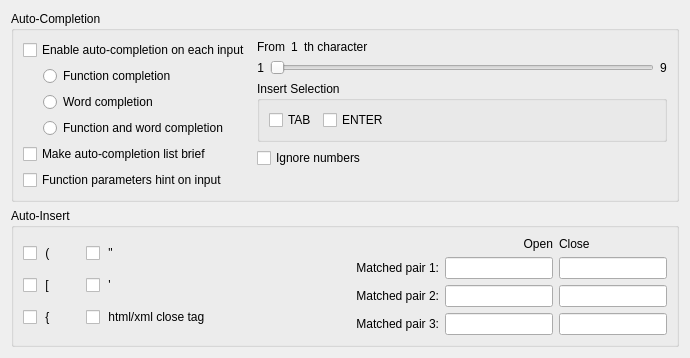
<?xml version="1.0" encoding="UTF-8"?>
<ui version="4.0">
 <class>PreferenceSubAutocompletionDlg</class>
 <widget class="QWidget" name="PreferenceSubAutocompletionDlg">
  <property name="geometry"><rect><x>0</x><y>0</y><width>690</width><height>333</height></rect></property>
  <layout class="QVBoxLayout" name="layout1">
   <item>
    <widget class="QGroupBox" name="autocGrpstatic">
     <property name="nppId" stdset="0"><number>6807</number></property>
     <property name="title"><string>Auto-Completion</string></property>
     <layout class="QHBoxLayout" name="layout2">
      <item>
       <layout class="QVBoxLayout" name="layout3">
        <item>
         <widget class="QCheckBox" name="autocEnablecheck">
          <property name="nppId" stdset="0"><number>6808</number></property>
          <property name="text"><string>Enable auto-completion on each input</string></property>
         </widget>
        </item>
        <item>
         <layout class="QHBoxLayout" name="layout4">
          <item>
           <spacer name="spacer5">
            <property name="orientation"><enum>Qt::Horizontal</enum></property>
            <property name="sizeType"><enum>QSizePolicy::Fixed</enum></property>
            <property name="sizeHint" stdset="0"><size><width>20</width><height>0</height></size></property>
           </spacer>
          </item>
          <item>
           <widget class="QRadioButton" name="autocFuncradio">
            <property name="nppId" stdset="0"><number>6809</number></property>
            <property name="text"><string>Function completion</string></property>
            <attribute name="buttonGroup"><string notr="true">radioGroup1</string></attribute>
           </widget>
          </item>
         </layout>
        </item>
        <item>
         <layout class="QHBoxLayout" name="layout6">
          <item>
           <spacer name="spacer7">
            <property name="orientation"><enum>Qt::Horizontal</enum></property>
            <property name="sizeType"><enum>QSizePolicy::Fixed</enum></property>
            <property name="sizeHint" stdset="0"><size><width>20</width><height>0</height></size></property>
           </spacer>
          </item>
          <item>
           <widget class="QRadioButton" name="autocWordradio">
            <property name="nppId" stdset="0"><number>6810</number></property>
            <property name="text"><string>Word completion</string></property>
            <attribute name="buttonGroup"><string notr="true">radioGroup1</string></attribute>
           </widget>
          </item>
         </layout>
        </item>
        <item>
         <layout class="QHBoxLayout" name="layout8">
          <item>
           <spacer name="spacer9">
            <property name="orientation"><enum>Qt::Horizontal</enum></property>
            <property name="sizeType"><enum>QSizePolicy::Fixed</enum></property>
            <property name="sizeHint" stdset="0"><size><width>20</width><height>0</height></size></property>
           </spacer>
          </item>
          <item>
           <widget class="QRadioButton" name="autocBothradio">
            <property name="nppId" stdset="0"><number>6816</number></property>
            <property name="text"><string>Function and word completion</string></property>
            <attribute name="buttonGroup"><string notr="true">radioGroup1</string></attribute>
           </widget>
          </item>
         </layout>
        </item>
        <item>
         <widget class="QCheckBox" name="autocBriefCheck">
          <property name="nppId" stdset="0"><number>6872</number></property>
          <property name="text"><string>Make auto-completion list brief</string></property>
         </widget>
        </item>
        <item>
         <widget class="QCheckBox" name="funcCheck">
          <property name="nppId" stdset="0"><number>6815</number></property>
          <property name="text"><string>Function parameters hint on input</string></property>
         </widget>
        </item>
        <item>
         <spacer name="spacer10">
          <property name="orientation"><enum>Qt::Vertical</enum></property>
          <property name="sizeType"><enum>QSizePolicy::Expanding</enum></property>
          <property name="sizeHint" stdset="0"><size><width>0</width><height>0</height></size></property>
         </spacer>
        </item>
       </layout>
      </item>
      <item>
       <layout class="QVBoxLayout" name="layout11">
        <item>
         <layout class="QHBoxLayout" name="layout12">
          <item>
           <widget class="QLabel" name="autocStaticFrom">
            <property name="nppId" stdset="0"><number>6811</number></property>
            <property name="text"><string>From</string></property>
            <property name="alignment"><set>Qt::AlignRight|Qt::AlignVCenter</set></property>
           </widget>
          </item>
          <item>
           <widget class="QLabel" name="autocStaticN">
            <property name="nppId" stdset="0"><number>6812</number></property>
            <property name="text"><string>1</string></property>
            <property name="alignment"><set>Qt::AlignCenter</set></property>
           </widget>
          </item>
          <item>
           <widget class="QLabel" name="autocStaticChar">
            <property name="nppId" stdset="0"><number>6813</number></property>
            <property name="text"><string>th character</string></property>
           </widget>
          </item>
          <item>
           <spacer name="spacer13">
            <property name="orientation"><enum>Qt::Horizontal</enum></property>
            <property name="sizeType"><enum>QSizePolicy::Expanding</enum></property>
            <property name="sizeHint" stdset="0"><size><width>0</width><height>0</height></size></property>
           </spacer>
          </item>
         </layout>
        </item>
        <item>
         <layout class="QHBoxLayout" name="layout14">
          <item>
           <widget class="QLabel" name="autocSliderMinStatic">
            <property name="nppId" stdset="0"><number>6874</number></property>
            <property name="text"><string>1</string></property>
            <property name="alignment"><set>Qt::AlignRight|Qt::AlignVCenter</set></property>
           </widget>
          </item>
          <item>
           <widget class="QSlider" name="autocCharSlider">
            <property name="nppId" stdset="0"><number>6873</number></property>
            <property name="orientation"><enum>Qt::Horizontal</enum></property>
           </widget>
          </item>
          <item>
           <widget class="QLabel" name="autocSliderMaxStatic">
            <property name="nppId" stdset="0"><number>6875</number></property>
            <property name="text"><string>9</string></property>
           </widget>
          </item>
         </layout>
        </item>
        <item>
         <widget class="QGroupBox" name="autocUsekeyGrpStatic">
          <property name="nppId" stdset="0"><number>6869</number></property>
          <property name="title"><string>Insert Selection</string></property>
          <layout class="QHBoxLayout" name="layout15">
           <item>
            <widget class="QCheckBox" name="autocUsetab">
             <property name="nppId" stdset="0"><number>6870</number></property>
             <property name="text"><string>TAB</string></property>
            </widget>
           </item>
           <item>
            <widget class="QCheckBox" name="autocUseenter">
             <property name="nppId" stdset="0"><number>6871</number></property>
             <property name="text"><string>ENTER</string></property>
            </widget>
           </item>
           <item>
            <spacer name="spacer16">
             <property name="orientation"><enum>Qt::Horizontal</enum></property>
             <property name="sizeType"><enum>QSizePolicy::Expanding</enum></property>
             <property name="sizeHint" stdset="0"><size><width>0</width><height>0</height></size></property>
            </spacer>
           </item>
          </layout>
         </widget>
        </item>
        <item>
         <widget class="QCheckBox" name="autocIgnorenumbers">
          <property name="nppId" stdset="0"><number>6824</number></property>
          <property name="text"><string>Ignore numbers</string></property>
         </widget>
        </item>
        <item>
         <spacer name="spacer17">
          <property name="orientation"><enum>Qt::Vertical</enum></property>
          <property name="sizeType"><enum>QSizePolicy::Expanding</enum></property>
          <property name="sizeHint" stdset="0"><size><width>0</width><height>0</height></size></property>
         </spacer>
        </item>
       </layout>
      </item>
     </layout>
    </widget>
   </item>
   <item>
    <widget class="QGroupBox" name="autocinsertGrpstatic">
     <property name="nppId" stdset="0"><number>6851</number></property>
     <property name="title"><string>Auto-Insert</string></property>
     <layout class="QHBoxLayout" name="layout18">
      <item>
       <layout class="QVBoxLayout" name="layout19">
        <item>
         <widget class="QCheckBox" name="autocparenthesesCheck">
          <property name="nppId" stdset="0"><number>6852</number></property>
          <property name="text"><string> (</string></property>
         </widget>
        </item>
        <item>
         <widget class="QCheckBox" name="autocbracketCheck">
          <property name="nppId" stdset="0"><number>6853</number></property>
          <property name="text"><string> [</string></property>
         </widget>
        </item>
        <item>
         <widget class="QCheckBox" name="autoccurlybracketCheck">
          <property name="nppId" stdset="0"><number>6854</number></property>
          <property name="text"><string> {</string></property>
         </widget>
        </item>
       </layout>
      </item>
      <item>
       <spacer name="spacer20">
        <property name="orientation"><enum>Qt::Horizontal</enum></property>
        <property name="sizeType"><enum>QSizePolicy::Fixed</enum></property>
        <property name="sizeHint" stdset="0"><size><width>24</width><height>0</height></size></property>
       </spacer>
      </item>
      <item>
       <layout class="QVBoxLayout" name="layout21">
        <item>
         <widget class="QCheckBox" name="autocDoublequotescheck">
          <property name="nppId" stdset="0"><number>6855</number></property>
          <property name="text"><string> "</string></property>
         </widget>
        </item>
        <item>
         <widget class="QCheckBox" name="autocQuotescheck">
          <property name="nppId" stdset="0"><number>6856</number></property>
          <property name="text"><string> '</string></property>
         </widget>
        </item>
        <item>
         <widget class="QCheckBox" name="autoctagCheck">
          <property name="nppId" stdset="0"><number>6857</number></property>
          <property name="text"><string> html/xml close tag</string></property>
         </widget>
        </item>
       </layout>
      </item>
      <item>
       <spacer name="spacer22">
        <property name="orientation"><enum>Qt::Horizontal</enum></property>
        <property name="sizeType"><enum>QSizePolicy::Expanding</enum></property>
        <property name="sizeHint" stdset="0"><size><width>0</width><height>0</height></size></property>
       </spacer>
      </item>
      <item>
       <layout class="QGridLayout" name="layout23">
        <item row="0" column="1">
         <widget class="QLabel" name="machedpairopenStatic">
          <property name="nppId" stdset="0"><number>6858</number></property>
          <property name="text"><string>Open</string></property>
          <property name="alignment"><set>Qt::AlignRight|Qt::AlignVCenter</set></property>
         </widget>
        </item>
        <item row="0" column="2">
         <widget class="QLabel" name="machedpaircloseStatic">
          <property name="nppId" stdset="0"><number>6859</number></property>
          <property name="text"><string>Close</string></property>
         </widget>
        </item>
        <item row="1" column="0">
         <widget class="QLabel" name="machedpairStatic1">
          <property name="nppId" stdset="0"><number>6860</number></property>
          <property name="text"><string>Matched pair 1:</string></property>
          <property name="alignment"><set>Qt::AlignRight|Qt::AlignVCenter</set></property>
         </widget>
        </item>
        <item row="1" column="1">
         <widget class="QLineEdit" name="machedpairopenEdit1">
          <property name="nppId" stdset="0"><number>6861</number></property>
          <property name="alignment"><set>Qt::AlignCenter</set></property>
         </widget>
        </item>
        <item row="1" column="2">
         <widget class="QLineEdit" name="machedpaircloseEdit1">
          <property name="nppId" stdset="0"><number>6862</number></property>
          <property name="alignment"><set>Qt::AlignCenter</set></property>
         </widget>
        </item>
        <item row="2" column="0">
         <widget class="QLabel" name="machedpairStatic2">
          <property name="nppId" stdset="0"><number>6863</number></property>
          <property name="text"><string>Matched pair 2:</string></property>
          <property name="alignment"><set>Qt::AlignRight|Qt::AlignVCenter</set></property>
         </widget>
        </item>
        <item row="2" column="1">
         <widget class="QLineEdit" name="machedpairopenEdit2">
          <property name="nppId" stdset="0"><number>6864</number></property>
          <property name="alignment"><set>Qt::AlignCenter</set></property>
         </widget>
        </item>
        <item row="2" column="2">
         <widget class="QLineEdit" name="machedpaircloseEdit2">
          <property name="nppId" stdset="0"><number>6865</number></property>
          <property name="alignment"><set>Qt::AlignCenter</set></property>
         </widget>
        </item>
        <item row="3" column="0">
         <widget class="QLabel" name="machedpairStatic3">
          <property name="nppId" stdset="0"><number>6866</number></property>
          <property name="text"><string>Matched pair 3:</string></property>
          <property name="alignment"><set>Qt::AlignRight|Qt::AlignVCenter</set></property>
         </widget>
        </item>
        <item row="3" column="1">
         <widget class="QLineEdit" name="machedpairopenEdit3">
          <property name="nppId" stdset="0"><number>6867</number></property>
          <property name="alignment"><set>Qt::AlignCenter</set></property>
         </widget>
        </item>
        <item row="3" column="2">
         <widget class="QLineEdit" name="machedpaircloseEdit3">
          <property name="nppId" stdset="0"><number>6868</number></property>
          <property name="alignment"><set>Qt::AlignCenter</set></property>
         </widget>
        </item>
       </layout>
      </item>
     </layout>
    </widget>
   </item>
   <item>
    <spacer name="spacer24">
     <property name="orientation"><enum>Qt::Vertical</enum></property>
     <property name="sizeType"><enum>QSizePolicy::Expanding</enum></property>
     <property name="sizeHint" stdset="0"><size><width>0</width><height>0</height></size></property>
    </spacer>
   </item>
  </layout>
 </widget>
 <resources/>
 <connections/>
 <buttongroups>
  <buttongroup name="radioGroup1"/>
 </buttongroups>
</ui>
